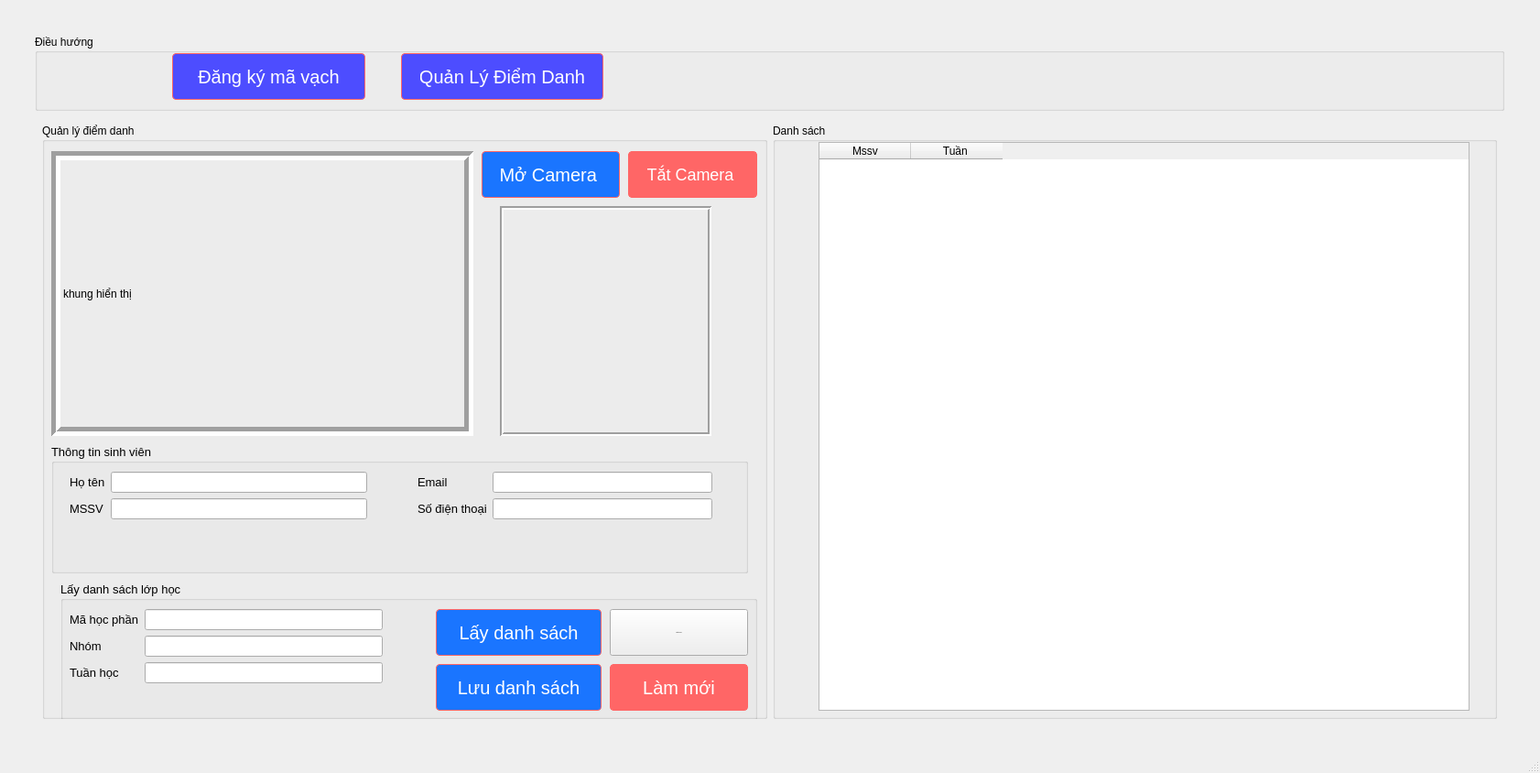
<?xml version="1.0" encoding="UTF-8"?>
<ui version="4.0">
 <class>MainWindow</class>
 <widget class="QMainWindow" name="MainWindow">
  <property name="geometry">
   <rect>
    <x>0</x>
    <y>0</y>
    <width>1682</width>
    <height>844</height>
   </rect>
  </property>
  <property name="windowTitle">
   <string>MainWindow</string>
  </property>
  <widget class="QWidget" name="centralwidget">
   <widget class="QWidget" name="verticalLayoutWidget">
    <property name="geometry">
     <rect>
      <x>30</x>
      <y>30</y>
      <width>1621</width>
      <height>771</height>
     </rect>
    </property>
    <layout class="QVBoxLayout" name="verticalLayout" stretch="1,8">
     <property name="leftMargin">
      <number>8</number>
     </property>
     <property name="topMargin">
      <number>8</number>
     </property>
     <property name="rightMargin">
      <number>8</number>
     </property>
     <property name="bottomMargin">
      <number>8</number>
     </property>
     <item>
      <layout class="QHBoxLayout" name="horizontalLayout">
       <item>
        <widget class="QGroupBox" name="groupBox">
         <property name="title">
          <string>Điều hướng</string>
         </property>
         <widget class="QPushButton" name="btn_page_dangky">
          <property name="geometry">
           <rect>
            <x>150</x>
            <y>20</y>
            <width>211</width>
            <height>51</height>
           </rect>
          </property>
          <property name="styleSheet">
           <string notr="true">
#btn_page_dangky {
    background-color: #4d4dff; /* Màu nền */
    color: white; /* Màu chữ */
    border: 1px solid #ff6666; /* Viền */
    border-radius: 4px; /* Viền tròn */
    padding: 10px 20px; /* Khoảng cách bên trong */
    font-size: 20px; /* Cỡ chữ */
    cursor: pointer; /* Con trỏ chuột khi hover */
    transition: background-color 0.3s, color 0.3s; /* Hiệu ứng chuyển đổi màu nền và màu chữ */
}

#btn_page_dangky:hover {
    background-color: #6666ff; /* Màu nền khi hover */
    color: #fff; /* Màu chữ khi hover */
}
</string>
          </property>
          <property name="text">
           <string>Đăng ký mã vạch</string>
          </property>
         </widget>
         <widget class="QPushButton" name="btn_page_quanly">
          <property name="geometry">
           <rect>
            <x>400</x>
            <y>20</y>
            <width>221</width>
            <height>51</height>
           </rect>
          </property>
          <property name="styleSheet">
           <string notr="true">
#btn_page_quanly {
    background-color: #4d4dff; /* Màu nền */
    color: white; /* Màu chữ */
    border: 1px solid #ff6666; /* Viền */
    border-radius: 4px; /* Viền tròn */
    padding: 10px 20px; /* Khoảng cách bên trong */
    font-size: 20px; /* Cỡ chữ */
    cursor: pointer; /* Con trỏ chuột khi hover */
    transition: background-color 0.3s, color 0.3s; /* Hiệu ứng chuyển đổi màu nền và màu chữ */
}

#btn_page_quanly:hover {
    background-color: #6666ff; /* Màu nền khi hover */
    color: #fff; /* Màu chữ khi hover */
}
</string>
          </property>
          <property name="text">
           <string>Quản Lý Điểm Danh</string>
          </property>
         </widget>
        </widget>
       </item>
      </layout>
     </item>
     <item>
      <layout class="QHBoxLayout" name="horizontalLayout_2">
       <property name="leftMargin">
        <number>8</number>
       </property>
       <property name="topMargin">
        <number>8</number>
       </property>
       <property name="rightMargin">
        <number>8</number>
       </property>
       <property name="bottomMargin">
        <number>8</number>
       </property>
       <item>
        <widget class="QGroupBox" name="groupBox_3">
         <property name="title">
          <string>Quản lý điểm danh</string>
         </property>
         <widget class="QLabel" name="label_frameBarCode">
          <property name="geometry">
           <rect>
            <x>10</x>
            <y>30</y>
            <width>461</width>
            <height>311</height>
           </rect>
          </property>
          <property name="frameShape">
           <enum>QFrame::Box</enum>
          </property>
          <property name="frameShadow">
           <enum>QFrame::Sunken</enum>
          </property>
          <property name="lineWidth">
           <number>5</number>
          </property>
          <property name="text">
           <string>khung hiển thị</string>
          </property>
          <property name="scaledContents">
           <bool>true</bool>
          </property>
         </widget>
         <widget class="QPushButton" name="btn_openCam">
          <property name="geometry">
           <rect>
            <x>480</x>
            <y>30</y>
            <width>151</width>
            <height>51</height>
           </rect>
          </property>
          <property name="font">
           <font>
            <pointsize>-1</pointsize>
           </font>
          </property>
          <property name="styleSheet">
           <string notr="true">#btn_openCam {
    background-color: #1a75ff; /* Màu nền */
    color: white; /* Màu chữ */
    border: 1px solid #ff6666; /* Viền */
    border-radius: 4px; /* Viền tròn */
    padding: 10px 20px; /* Khoảng cách bên trong */
    font-size: 20px; /* Cỡ chữ */
    cursor: pointer; /* Con trỏ chuột khi hover */
    transition: background-color 0.3s, color 0.3s; /* Hiệu ứng chuyển đổi màu nền và màu chữ */
}

#btn_openCam:hover {
    background-color: #4d94ff; /* Màu nền khi hover */
    color: #fff; /* Màu chữ khi hover */
}
</string>
          </property>
          <property name="text">
           <string>Mở Camera </string>
          </property>
         </widget>
         <widget class="QPushButton" name="btn_closeCam">
          <property name="geometry">
           <rect>
            <x>640</x>
            <y>30</y>
            <width>141</width>
            <height>51</height>
           </rect>
          </property>
          <property name="font">
           <font>
            <pointsize>-1</pointsize>
           </font>
          </property>
          <property name="styleSheet">
           <string notr="true">#btn_closeCam {
    background-color: #ff6666; /* Màu nền */
    color: white; /* Màu chữ */
    border: 1px solid #ff6666; /* Viền */
    border-radius: 4px; /* Viền tròn */
    padding: 10px 20px; /* Khoảng cách bên trong */
    font-size: 18px; /* Cỡ chữ */
    cursor: pointer; /* Con trỏ chuột khi hover */
    transition: background-color 0.3s, color 0.3s; /* Hiệu ứng chuyển đổi màu nền và màu chữ */
}

#btn_closeCam:hover {
    background-color: #ff4d4d; /* Màu nền khi hover */
    color: #fff; /* Màu chữ khi hover */
}
</string>
          </property>
          <property name="text">
           <string>Tắt Camera </string>
          </property>
         </widget>
         <widget class="QGroupBox" name="groupBox_4">
          <property name="geometry">
           <rect>
            <x>20</x>
            <y>500</y>
            <width>761</width>
            <height>151</height>
           </rect>
          </property>
          <property name="font">
           <font>
            <pointsize>10</pointsize>
           </font>
          </property>
          <property name="title">
           <string>Lấy danh sách lớp học</string>
          </property>
          <widget class="QWidget" name="formLayoutWidget">
           <property name="geometry">
            <rect>
             <x>10</x>
             <y>30</y>
             <width>391</width>
             <height>111</height>
            </rect>
           </property>
           <property name="font">
            <font>
             <pointsize>10</pointsize>
            </font>
           </property>
           <layout class="QFormLayout" name="formLayout">
            <item row="0" column="0">
             <widget class="QLabel" name="label_2">
              <property name="font">
               <font>
                <pointsize>10</pointsize>
               </font>
              </property>
              <property name="text">
               <string>Mã học phần</string>
              </property>
             </widget>
            </item>
            <item row="0" column="1">
             <widget class="QLineEdit" name="input_ma_mon">
              <property name="maximumSize">
               <size>
                <width>260</width>
                <height>16777215</height>
               </size>
              </property>
              <property name="font">
               <font>
                <pointsize>10</pointsize>
               </font>
              </property>
             </widget>
            </item>
            <item row="1" column="0">
             <widget class="QLabel" name="emailLabel">
              <property name="font">
               <font>
                <pointsize>10</pointsize>
               </font>
              </property>
              <property name="text">
               <string>Nhóm</string>
              </property>
             </widget>
            </item>
            <item row="1" column="1">
             <widget class="QLineEdit" name="input_nhom">
              <property name="maximumSize">
               <size>
                <width>260</width>
                <height>16777215</height>
               </size>
              </property>
              <property name="font">
               <font>
                <pointsize>10</pointsize>
               </font>
              </property>
             </widget>
            </item>
            <item row="2" column="0">
             <widget class="QLabel" name="label">
              <property name="text">
               <string>Tuần học</string>
              </property>
             </widget>
            </item>
            <item row="2" column="1">
             <widget class="QLineEdit" name="input_tuan_hoc">
              <property name="maximumSize">
               <size>
                <width>260</width>
                <height>16777215</height>
               </size>
              </property>
             </widget>
            </item>
           </layout>
          </widget>
          <widget class="QPushButton" name="btn_tim_danhSach">
           <property name="geometry">
            <rect>
             <x>410</x>
             <y>30</y>
             <width>181</width>
             <height>51</height>
            </rect>
           </property>
           <property name="font">
            <font>
             <pointsize>-1</pointsize>
            </font>
           </property>
           <property name="styleSheet">
            <string notr="true">#btn_tim_danhSach {
    background-color: #1a75ff; /* Màu nền */
    color: white; /* Màu chữ */
    border: 1px solid #ff6666; /* Viền */
    border-radius: 4px; /* Viền tròn */
    padding: 10px 20px; /* Khoảng cách bên trong */
    font-size: 20px; /* Cỡ chữ */
    cursor: pointer; /* Con trỏ chuột khi hover */
    transition: background-color 0.3s, color 0.3s; /* Hiệu ứng chuyển đổi màu nền và màu chữ */
}

#btn_tim_danhSach:hover {
    background-color: #4d94ff; /* Màu nền khi hover */
    color: #fff; /* Màu chữ khi hover */
}
</string>
           </property>
           <property name="text">
            <string>Lấy danh sách</string>
           </property>
          </widget>
          <widget class="QPushButton" name="btn_luu_danh_sach">
           <property name="geometry">
            <rect>
             <x>410</x>
             <y>90</y>
             <width>181</width>
             <height>51</height>
            </rect>
           </property>
           <property name="font">
            <font>
             <pointsize>-1</pointsize>
            </font>
           </property>
           <property name="styleSheet">
            <string notr="true">#btn_luu_danh_sach {
    background-color: #1a75ff; /* Màu nền */
    color: white; /* Màu chữ */
    border: 1px solid #ff6666; /* Viền */
    border-radius: 4px; /* Viền tròn */
    padding: 10px 20px; /* Khoảng cách bên trong */
    font-size: 20px; /* Cỡ chữ */
    cursor: pointer; /* Con trỏ chuột khi hover */
    transition: background-color 0.3s, color 0.3s; /* Hiệu ứng chuyển đổi màu nền và màu chữ */
}

#btn_luu_danh_sach:hover {
    background-color: #4d94ff; /* Màu nền khi hover */
    color: #fff; /* Màu chữ khi hover */
}
</string>
           </property>
           <property name="text">
            <string>Lưu danh sách</string>
           </property>
          </widget>
          <widget class="QPushButton" name="btn_export_file">
           <property name="geometry">
            <rect>
             <x>600</x>
             <y>30</y>
             <width>151</width>
             <height>51</height>
            </rect>
           </property>
           <property name="font">
            <font>
             <pointsize>-1</pointsize>
            </font>
           </property>
           <property name="styleSheet">
            <string notr="true">#btn_export_file {
    background-color: #00b300; /* Màu nền */
    color: white; /* Màu chữ */
    border: 1px solid #ff6666; /* Viền */
    border-radius: 4px; /* Viền tròn */
    padding: 10px 20px; /* Khoảng cách bên trong */
    font-size: 18px; /* Cỡ chữ */
    cursor: pointer; /* Con trỏ chuột khi hover */
    transition: background-color 0.3s, color 0.3s; /* Hiệu ứng chuyển đổi màu nền và màu chữ */
}

#btn_export_file:hover {
    background-color: #00cc00; /* Màu nền khi hover */
    color: #fff; /* Màu chữ khi hover */
}
</string>
           </property>
           <property name="text">
            <string>Xuất file excel</string>
           </property>
          </widget>
          <widget class="QPushButton" name="btn_clear_input">
           <property name="geometry">
            <rect>
             <x>600</x>
             <y>90</y>
             <width>151</width>
             <height>51</height>
            </rect>
           </property>
           <property name="font">
            <font>
             <pointsize>-1</pointsize>
            </font>
           </property>
           <property name="styleSheet">
            <string notr="true">#btn_clear_input {
    background-color: #ff6666; /* Màu nền */
    color: white; /* Màu chữ */
    border: 1px solid #ff6666; /* Viền */
    border-radius: 4px; /* Viền tròn */
    padding: 10px 20px; /* Khoảng cách bên trong */
    font-size: 20px; /* Cỡ chữ */
    cursor: pointer; /* Con trỏ chuột khi hover */
    transition: background-color 0.3s, color 0.3s; /* Hiệu ứng chuyển đổi màu nền và màu chữ */
}

#btn_clear_input:hover {
    background-color: #ff4d4d; /* Màu nền khi hover */
    color: #fff; /* Màu chữ khi hover */
}
</string>
           </property>
           <property name="text">
            <string>Làm mới</string>
           </property>
          </widget>
         </widget>
         <widget class="QLabel" name="label_sinh_vien">
          <property name="geometry">
           <rect>
            <x>500</x>
            <y>90</y>
            <width>231</width>
            <height>251</height>
           </rect>
          </property>
          <property name="frameShape">
           <enum>QFrame::Box</enum>
          </property>
          <property name="frameShadow">
           <enum>QFrame::Sunken</enum>
          </property>
          <property name="lineWidth">
           <number>2</number>
          </property>
          <property name="text">
           <string/>
          </property>
          <property name="pixmap">
           <pixmap>img/pic_user.png</pixmap>
          </property>
          <property name="scaledContents">
           <bool>true</bool>
          </property>
         </widget>
         <widget class="QGroupBox" name="groupBox_5">
          <property name="geometry">
           <rect>
            <x>10</x>
            <y>350</y>
            <width>761</width>
            <height>141</height>
           </rect>
          </property>
          <property name="font">
           <font>
            <pointsize>10</pointsize>
           </font>
          </property>
          <property name="title">
           <string>Thông tin sinh viên</string>
          </property>
          <widget class="QWidget" name="formLayoutWidget_2">
           <property name="geometry">
            <rect>
             <x>20</x>
             <y>30</y>
             <width>351</width>
             <height>91</height>
            </rect>
           </property>
           <layout class="QFormLayout" name="formLayout_2">
            <item row="0" column="0">
             <widget class="QLabel" name="hTNLabel">
              <property name="text">
               <string>Họ tên</string>
              </property>
             </widget>
            </item>
            <item row="0" column="1">
             <widget class="QLineEdit" name="input_hoten">
              <property name="maximumSize">
               <size>
                <width>280</width>
                <height>16777215</height>
               </size>
              </property>
             </widget>
            </item>
            <item row="1" column="0">
             <widget class="QLabel" name="mSSinhViNLabel">
              <property name="text">
               <string>MSSV</string>
              </property>
             </widget>
            </item>
            <item row="1" column="1">
             <widget class="QLineEdit" name="input_mssv">
              <property name="maximumSize">
               <size>
                <width>280</width>
                <height>16777215</height>
               </size>
              </property>
             </widget>
            </item>
           </layout>
          </widget>
          <widget class="QWidget" name="formLayoutWidget_3">
           <property name="geometry">
            <rect>
             <x>400</x>
             <y>30</y>
             <width>361</width>
             <height>91</height>
            </rect>
           </property>
           <layout class="QFormLayout" name="formLayout_3">
            <item row="0" column="0">
             <widget class="QLabel" name="emailLabel_2">
              <property name="text">
               <string>Email</string>
              </property>
             </widget>
            </item>
            <item row="0" column="1">
             <widget class="QLineEdit" name="input_email">
              <property name="maximumSize">
               <size>
                <width>240</width>
                <height>16777215</height>
               </size>
              </property>
             </widget>
            </item>
            <item row="1" column="0">
             <widget class="QLabel" name="sINThoILabel">
              <property name="text">
               <string>Số điện thoại</string>
              </property>
             </widget>
            </item>
            <item row="1" column="1">
             <widget class="QLineEdit" name="input_sdt">
              <property name="maximumSize">
               <size>
                <width>240</width>
                <height>16777215</height>
               </size>
              </property>
             </widget>
            </item>
           </layout>
          </widget>
         </widget>
        </widget>
       </item>
       <item>
        <widget class="QGroupBox" name="groupBox_2">
         <property name="title">
          <string>Danh sách</string>
         </property>
         <widget class="QTableWidget" name="bang_danh_sach">
          <property name="geometry">
           <rect>
            <x>50</x>
            <y>20</y>
            <width>711</width>
            <height>621</height>
           </rect>
          </property>
          <property name="frameShadow">
           <enum>QFrame::Sunken</enum>
          </property>
          <property name="lineWidth">
           <number>3</number>
          </property>
          <column>
           <property name="text">
            <string>Mssv</string>
           </property>
          </column>
          <column>
           <property name="text">
            <string>Tuần </string>
           </property>
          </column>
         </widget>
        </widget>
       </item>
      </layout>
     </item>
    </layout>
   </widget>
  </widget>
  <widget class="QStatusBar" name="statusbar"/>
 </widget>
 <resources/>
 <connections/>
</ui>
